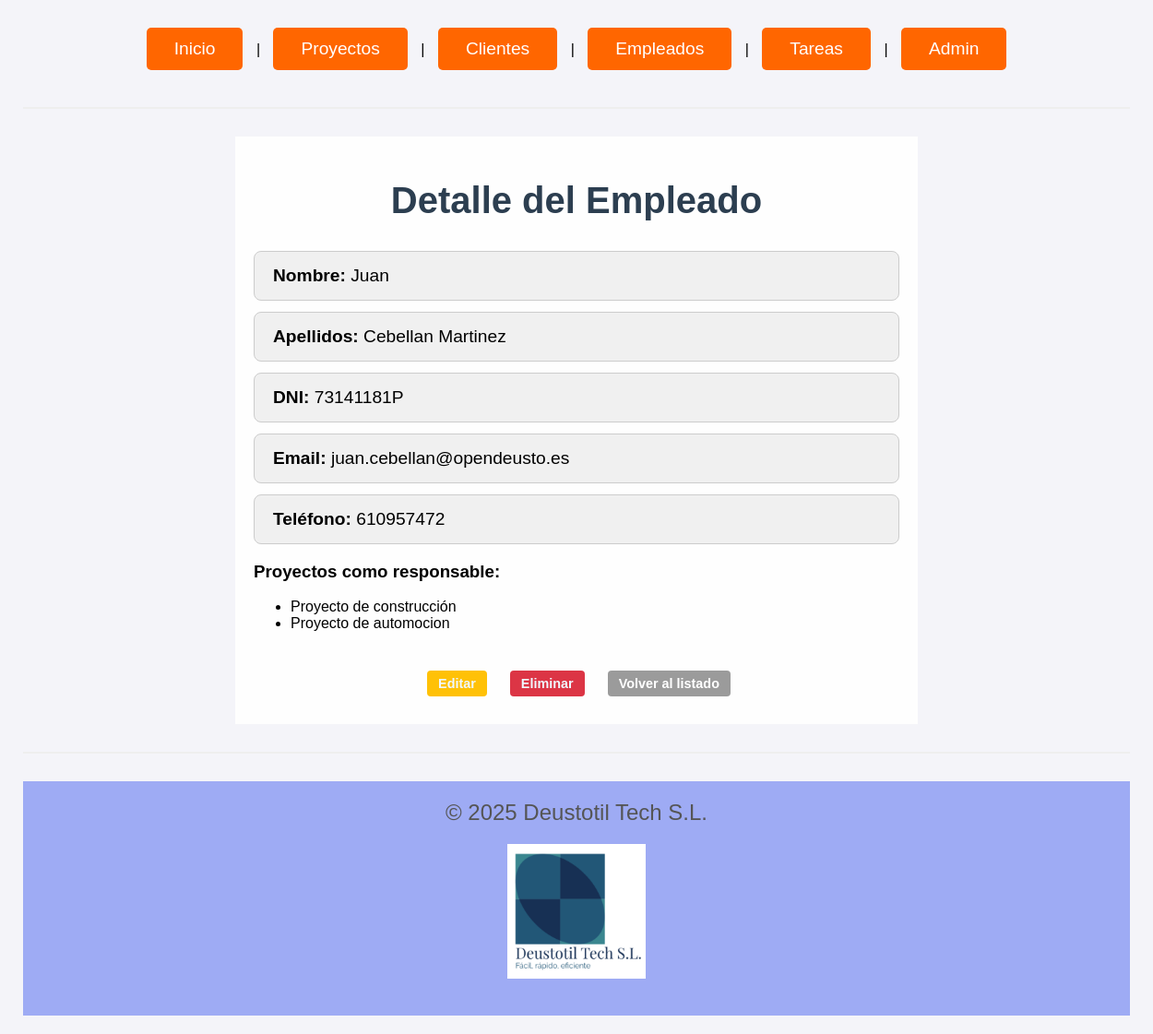
/GP/empleados/1/, run on the app's committed database.
### gestion_produccion_G6/models.py (models this page shows, shortened)
class Empleado(models.Model):
    dni = models.CharField(max_length=10, unique=True)
    nombre = models.CharField(max_length=50)
    apellidos = models.CharField(max_length=100)
    email = models.EmailField()
    telefono = models.CharField(max_length=15)

class Proyecto(models.Model):
    nombre = models.CharField(max_length=50)
    descripcion = models.TextField(max_length=500, default="Descripción no proporcionada")
    fecha_ini = models.DateField(default=datetime.date.today)
    fecha_fin = models.DateField(default=datetime.date.today)
    presupuesto = models.IntegerField(default=0)
    responsables = models.ManyToManyField('Empleado', blank=True, related_name='proyectos_responsables')

### gestion_produccion_G6/views.py (the view)
# urls.py: path('empleados/<int:pk>/', views.EmpleadoDetailView.as_view(), name='empleado_detail'),
class EmpleadoDetailView(DetailView):
    model = Empleado
    template_name = 'empleado_detail.html'
    context_object_name = 'empleado'
    def get_context_data(self, **kwargs):
        context = super().get_context_data(**kwargs)
        context['proyectos_como_responsable'] = self.object.proyectos_responsables.all()
        return context

### gestion_produccion_G6/templates/empleado_detail.html
{% extends "base.html" %} {% block content %}
<h1>Detalle del Empleado</h1>
<ul class="lista_general">
  <li class="lista"><strong>Nombre:</strong> {{ empleado.nombre }}</li>
  <li class="lista"><strong>Apellidos:</strong> {{ empleado.apellidos }}</li>
  <li class="lista"><strong>DNI:</strong> {{ empleado.dni }}</li>
  <li class="lista"><strong>Email:</strong> {{ empleado.email }}</li>
  <li class="lista"><strong>Teléfono:</strong> {{ empleado.telefono }}</li>
</ul>
<h3>Proyectos como responsable:</h3>
{% if proyectos_como_responsable %}
<ul>
  {% for proyecto in proyectos_como_responsable %}
  <li>{{ proyecto.nombre }}</li>
  {% endfor %}
</ul>
{% else %}
<p>No está asignado como responsable en ningún proyecto.</p>
{% endif %}
<div class="botones_centrados">
  <a href="{% url 'empleado_update' empleado.pk %}" class="boton_editar"
    >Editar</a
  >
  <a href="{% url 'empleado_delete' empleado.pk %}" class="boton_eliminar"
    >Eliminar</a
  >
  <a href="{% url 'empleado_list' %}" class="boton_cancelar"
    >Volver al listado</a
  >
</div>
{% endblock %}

### gestion_produccion_G6/static/CSS/general.css (style rules this page uses)
body { font-family: 'Arial', sans-serif; background-color: #f4f4f9; margin: 0; padding: 0; }
h1 { justify-content: center; }
h1 { font-size: 3rem; font-weight: bold; color: #333; }
a { text-decoration: none; padding: 12px 30px; font-size: 1.2rem; color: white; background-color: #007bff; border-radius: 5px; display: inline-block; margin: 10px; transition: all 0.3s ease; }
h1 { text-align: center; font-size: 2.5rem; color: #2c3e50; margin-bottom: 2rem; }
.lista_general { list-style: none; padding: 0; max-width: 700px; margin: 0 auto; }
.lista { background-color: #f0f0f0; padding: 15px 20px; border: 1px solid #ccc; margin-bottom: 12px; border-radius: 8px; font-size: 1.2rem; }
.lista strong { font-size: 1.2rem; }
.boton_ver, .boton_editar, .boton_eliminar, .boton_cancelar, .boton_guardar, .boton_retrasada { display: inline-block; padding: 6px 12px; font-size: 0.9rem; border-radius: 4px; margin-right: 5px; text-decoration: none; color:aliceblue; font-weight: bold; }
.boton_cancelar { background-color: #9b9b9b; color: white; }
.boton_editar { background-color: #ffc107; }
.boton_eliminar, .boton_retrasada { background-color: #dc3545; }
.botones_centrados { display: flex; justify-content: center; gap: 10px; flex-wrap: wrap; margin-top: 2rem; }

### data on the page
Empleado: nombre "Juan", apellidos "Cebellan Martinez", dni "73141181P", email "juan.cebellan@opendeusto.es", telefono "610957472"
Proyecto: nombre "Proyecto de construcción"
Proyecto: nombre "Proyecto de automocion"
